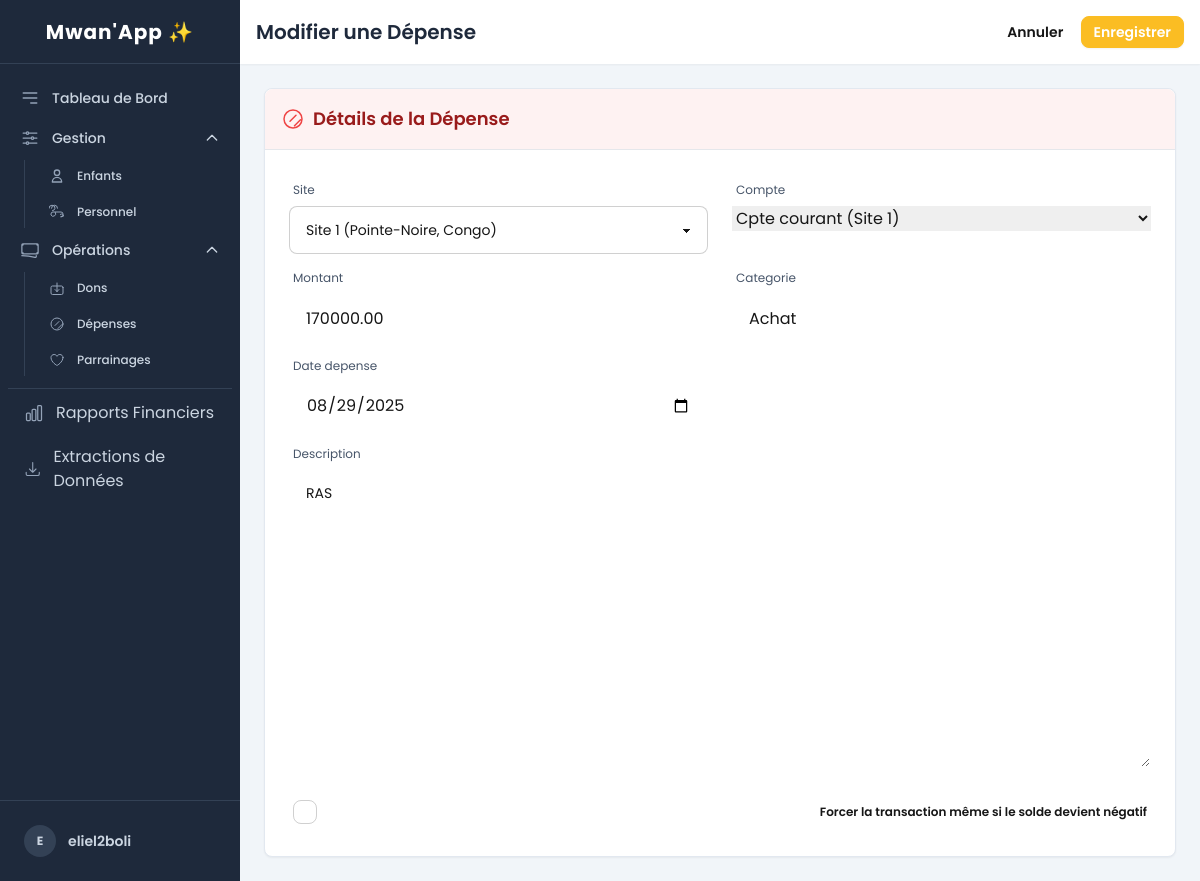
/finances/depenses/1/modifier/ (signed in), run on the app's committed database.
### utilisateurs/models.py (models this page shows)
class CustomUser(AbstractUser):
    ROLE_CHOICES = (
        ('directeur', 'Directeur'),
        ('soignant', 'Soignant'),
        ('comptable', 'Comptable'),
    )
    role = models.CharField(max_length=20, choices=ROLE_CHOICES)
    site = models.ForeignKey(SiteOrphelinat, on_delete=models.PROTECT, null=True, blank=True)

### gestion_financiere/models.py (models this page shows, shortened)
class Depense(models.Model):
    compte = models.ForeignKey(CompteFinancier, on_delete=models.PROTECT)
    site = models.ForeignKey(SiteOrphelinat, on_delete=models.PROTECT)
    site = models.ForeignKey(SiteOrphelinat, on_delete=models.PROTECT)
    montant = models.DecimalField(max_digits=10, decimal_places=2)
    categorie = models.CharField(max_length=100, help_text="Ex: Loyer, Nourriture, Salaires...")
    date_depense = models.DateField()
    description = models.TextField()
    is_active = models.BooleanField(default=True)

### gestion_financiere/views.py (the view, shortened to what this page needs)
# urls.py: path('depenses/<int:pk>/modifier/', DepenseUpdateView.as_view(), name='depense_update'),
class DepenseUpdateView(LoginRequiredMixin, UpdateView):
    model = Depense
    form_class = DepenseForm
    template_name = 'gestion_financiere/depense_form.html'
    success_url = reverse_lazy('gestion_financiere:depense_list')
    def get_form_kwargs(self):
        kwargs = super().get_form_kwargs()
        kwargs['user'] = self.request.user
        return kwargs

### gestion_financiere/models.py (called while the page is built)
    def __str__(self):
        return f"{self.nom} ({self.site.nom})"

### sites_gestion/models.py (called while the page is built)
    def __str__(self):
        return f"{self.nom} ({self.ville}, {self.pays})"

### templates/gestion_financiere/depense_form.html (shortened to what this page needs)
{% extends 'base.html' %}
{% block page_title %}
    {% if object %}Modifier une Dépense{% else %}Enregistrer une Dépense{% endif %}
{% endblock %}
{% block page_actions %}
    <a href="{% url 'gestion_financiere:depense_list' %}" class="btn btn-ghost btn-sm">Annuler</a>
    <button type="submit" form="depense-form" class="btn btn-warning btn-sm text-white">Enregistrer</button>
{% endblock %}
{% block content %}
<form method="post" id="depense-form" class="bg-white p-6 rounded-lg shadow-sm border border-slate-200">
    <div class="p-4 bg-red-50 border-b rounded-t-lg -m-6 mb-6">
        <h2 class="text-lg font-semibold text-red-800 flex items-center gap-2">
            <svg xmlns="http://www.w3.org/2000/svg" fill="none" viewBox="0 0 24 24" stroke-width="1.5" stroke="currentColor" class="w-6 h-6 text-red-500"><path stroke-linecap="round" stroke-linejoin="round" d="M9 14.25l6-6m4.5 4.5l-6 6M21 12a9 9 0 11-18 0 9 9 0 0118 0z" /></svg>
            Détails de la Dépense
        </h2>
    </div>
    <div class="grid grid-cols-1 md:grid-cols-2 gap-x-6 gap-y-2">
        {% for field in form %}
            {% if field.name != 'autoriser_solde_negatif' %}
            <div class="form-control w-full {% if field.name == 'description' %}md:col-span-2{% endif %}">
                <label for="{{ field.id_for_label }}" class="label">
                    <span class="label-text text-slate-600 text-xs">{{ field.label }}</span>
                </label>
                {{ field }}
            </div>
            {% endif %}
        {% endfor %}
        <div class="form-control md:col-span-2 mt-4">
            <label for="{{ form.autoriser_solde_negatif.id_for_label }}" class="label cursor-pointer justify-start gap-4">
                {{ form.autoriser_solde_negatif }}
                <span class="label-text text-warning text-xs font-semibold">{{ form.autoriser_solde_negatif.label }}</span>
            </label>
        </div>
    </div>
</form>
{% endblock %}

### templates/base.html (shortened to what this page needs)
{% load static %}
<!DOCTYPE html>
<html lang="fr">
<head>
    <link href="{% static 'css/output.css' %}" rel="stylesheet">
</head>
<body class="bg-slate-100 font-sans antialiased">
    <div x-data="{ sidebarOpen: false }" @keydown.escape.window="sidebarOpen = false" class="flex h-screen bg-slate-100">
        <aside class="w-60 flex-shrink-0 bg-slate-800 text-white flex flex-col fixed inset-y-0 left-0 z-30 transition-transform duration-300 ease-in-out md:relative md:translate-x-0"
               :class="sidebarOpen ? 'translate-x-0' : '-translate-x-full'">
            <div class="h-16 flex items-center justify-center px-4 border-b border-slate-700">
                <h1 class="text-xl font-bold text-white tracking-wider">Mwan'App ✨</h1>
            </div>
            <nav class="flex-1 px-2 py-4 space-y-1">
                <a href="{% url 'dashboard:home' %}" class="group flex items-center px-3 py-2 text-sm font-medium text-slate-300 hover:bg-slate-700 hover:text-white rounded-lg">
                    <svg class="h-5 w-5 mr-3 text-slate-400" xmlns="http://www.w3.org/2000/svg" fill="none" viewBox="0 0 24 24" stroke="currentColor"><path stroke-linecap="round" stroke-linejoin="round" stroke-width="2" d="M4 6h16M4 12h16m-7 6h7"></path></svg>
                    Tableau de Bord
                </a>
                <div x-data="{ open: true }">
                    <button @click="open = !open" class="w-full flex justify-between items-center px-3 py-2 text-sm font-medium text-slate-300 hover:bg-slate-700 hover:text-white rounded-lg group">
                        <span class="flex items-center">
                            Gestion
                        </span>
                        <svg class="h-4 w-4 transform transition-transform" :class="{'rotate-180': open}" xmlns="http://www.w3.org/2000/svg" fill="none" viewBox="0 0 24 24" stroke="currentColor"><path stroke-linecap="round" stroke-linejoin="round" stroke-width="2" d="M19 9l-7 7-7-7" /></svg>
                    </button>
                    <div x-show="open" x-transition class="mt-1 ml-4 pl-3 border-l border-slate-700 space-y-1">
                        <a href="{% url 'enfants_gestion:enfant_list' %}" class="group flex items-center px-3 py-2 text-xs font-medium text-slate-300 hover:bg-slate-700 hover:text-white rounded-lg">
                           <svg class="h-4 w-4 mr-3 text-slate-400" xmlns="http://www.w3.org/2000/svg" fill="none" viewBox="0 0 24 24" stroke="currentColor"><path stroke-linecap="round" stroke-linejoin="round" stroke-width="2" d="M16 7a4 4 0 11-8 0 4 4 0 018 0zM12 14a7 7 0 00-7 7h14a7 7 0 00-7-7z" /></svg>
                            Enfants
                        </a>
                        <a href="#" class="group flex items-center px-3 py-2 text-xs font-medium text-slate-300 hover:bg-slate-700 hover:text-white rounded-lg">
                            Personnel
                        </a>
                    </div>
                </div>
                <div x-data="{ open: true }">
                    <button @click="open = !open" class="w-full flex justify-between items-center px-3 py-2 text-sm font-medium text-slate-300 hover:bg-slate-700 hover:text-white rounded-lg group">
                        <span class="flex items-center">
                            Opérations
                        </span>
                        <svg class="h-4 w-4 transform transition-transform" :class="{'rotate-180': open}" xmlns="http://www.w3.org/2000/svg" fill="none" viewBox="0 0 24 24" stroke="currentColor"><path stroke-linecap="round" stroke-linejoin="round" stroke-width="2" d="M19 9l-7 7-7-7" /></svg>
                    </button>
                    <div x-show="open" x-transition class="mt-1 ml-4 pl-3 border-l border-slate-700 space-y-1">
                        <a href="{% url 'gestion_financiere:don_list' %}" class="group flex items-center px-3 py-2 text-xs font-medium text-slate-300 hover:bg-slate-700 hover:text-white rounded-lg">
                           Dons
                        </a>
                        <a href="{% url 'gestion_financiere:depense_list' %}" class="group flex items-center px-3 py-2 text-xs font-medium text-slate-300 hover:bg-slate-700 hover:text-white rounded-lg">
                            <svg class="h-4 w-4 mr-3 text-slate-400" xmlns="http://www.w3.org/2000/svg" fill="none" viewBox="0 0 24 24" stroke-width="1.5" stroke="currentColor"><path stroke-linecap="round" stroke-linejoin="round" d="M9 14.25l6-6m4.5 4.5l-6 6M21 12a9 9 0 11-18 0 9 9 0 0118 0z" /></svg>
                            Dépenses
                        </a>
                        <a href="#" class="group flex items-center px-3 py-2 text-xs font-medium text-slate-300 hover:bg-slate-700 hover:text-white rounded-lg">
                            Parrainages
                        </a>
                    </div>
                </div>
                <div class="pt-2"><div class="border-t border-slate-700"></div></div>
                <a href="{% url 'gestion_financiere:rapport_financier' %}" class="group flex items-center px-4 py-2 text-slate-300 hover:bg-slate-700 hover:text-white rounded-lg">
                    Rapports Financiers
                </a>
                <a href="{% url 'enfants_gestion:enfant_export' %}" class="group flex items-center px-4 py-2 text-slate-300 hover:bg-slate-700 hover:text-white rounded-lg">
                    Extractions de Données
                </a>
            </nav>
            <div class="relative border-t border-slate-700 p-4" x-data="{ open: false }">
                <button @click="open = !open" class="w-full flex items-center p-2 text-sm text-slate-300 hover:bg-slate-700 rounded-lg text-left group">
                    <span class="flex-shrink-0 w-8 h-8 rounded-full bg-slate-700 flex items-center justify-center"><span class="font-bold text-xs">{{ user.username|first|upper }}</span></span>
                    <span class="ml-3 truncate"><span class="block font-semibold">{{ user.username }}</span></span>
                </button>
            </div>
        </aside>
        <div class="flex-1 flex flex-col overflow-hidden">
            <header class="bg-white shadow-sm p-4 flex justify-between items-center h-16">
                <div>
                    <h2 class="text-xl font-semibold text-slate-800">{% block page_title %}Tableau de bord{% endblock %}</h2>
                </div>
                <div class="ml-auto flex items-center space-x-4">
                    <div class="hidden sm:block">{% block page_actions %}{% endblock %}</div>
                </div>
            </header>
            <main class="flex-1 overflow-y-auto p-6">
                {% block content %}{% endblock %}
            </main>
        </div>
    </div>
</body>
</html>

### data on the page
CustomUser: username|first "E", username "eliel2boli"
Depense: form "Site 1 (Pointe-Noire, Congo)" "Cpte courant (Site 1)" "170000.00" "Achat" "08/29/2025" "RAS"

### other printed values
{{ field.label }} "Site" "Compte" "Montant" "Categorie" "Date depense" "Description"
